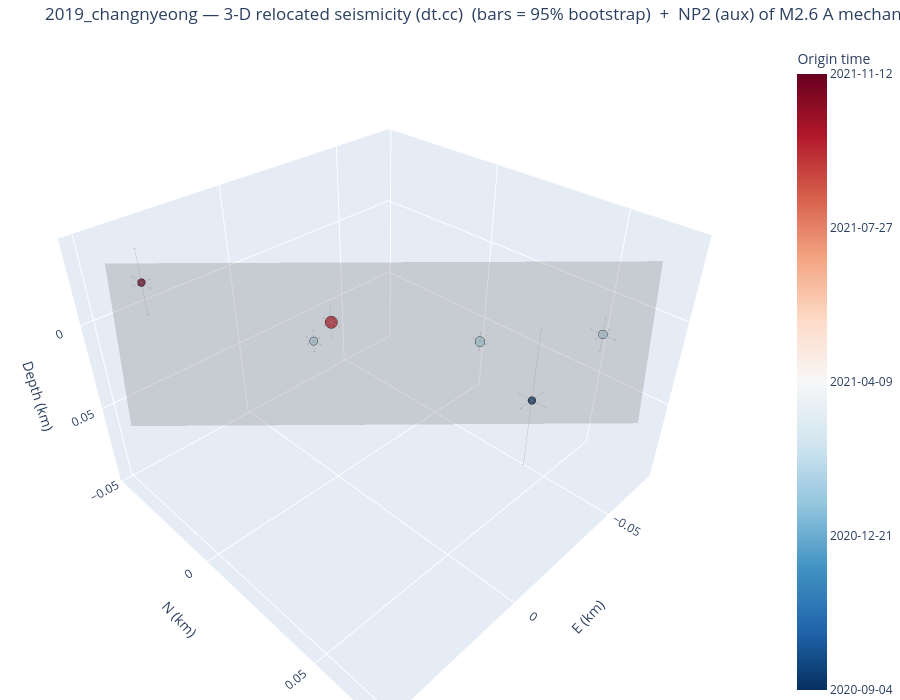

The code cell stored with this chart in its notebook:
### Markdown cell above
## 5. Seismicity in 3-D (interactive)

`plot_3d_plane` returns an **interactive plotly** 3-D view of the dt.cc hypocentres (relative E–N–depth km,
coloured by origin time, sized by magnitude) with the SVD best-fit fault plane overlaid as a translucent
patch — rotate/zoom to judge planarity and dip. (Interactivity is live in a running notebook; committed
notebooks are output-stripped, and a static export needs the optional `kaleido` package.)

### Code cell
fig3d = viz.plot_3d_plane(cfg, VELMODEL)
try:                                  # optional static export (needs kaleido); harmless if absent
    fig3d.write_image(f"/tmp/{CLUSTER}_3d.png", scale=2)
except Exception as _e:
    print("(static export skipped — install kaleido for a PNG; the figure is interactive in a live notebook)")
fig3d                                 # <- interactive in JupyterLab: drag to rotate, scroll to zoom

### Figure 1 — Plotly figure (JSON) as saved in the notebook; plotly's stock layout.template omitted (floating-point values rounded to 4 significant figures)
{"data": [{"error_x": {"array": [0.006052, 0.0021, 0.0025, 0.004051, 0.002851, 0.00275], "color": "rgba(80,80,80,0.5)", "thickness": 0.8, "type": "data", "width": 2}, "error_y": {"array": [0.005401, 0.0025, 0.00315, 0.004601, 0.00355, 0.004752], "color": "rgba(80,80,80,0.5)", "thickness": 0.8, "type": "data", "width": 2}, "error_z": {"array": [0.04441, 0.005205, 0.006154, 0.0103, 0.009052, 0.01711], "color": "rgba(80,80,80,0.5)", "thickness": 0.8, "type": "data", "width": 2}, "marker": {"color": [18510.0, 18660.0, 18660.0, 18660.0, 18890.0, 18940.0], "colorbar": {"ticktext": ["2020-09-04", "2020-12-21", "2021-04-09", "2021-07-27", "2021-11-12"], "tickvals": [18510.0, 18620.0, 18730.0, 18840.0, 18940.0], "title": {"text": "Origin time"}}, "colorscale": [[0.0, "rgb(5,48,97)"], [0.1, "rgb(33,102,172)"], [0.2, "rgb(67,147,195)"], [0.3, "rgb(146,197,222)"], [0.4, "rgb(209,229,240)"], [0.5, "rgb(247,247,247)"], [0.6, "rgb(253,219,199)"], [0.7, "rgb(244,165,130)"], [0.8, "rgb(214,96,77)"], [0.9, "rgb(178,24,43)"], [1.0, "rgb(103,0,31)"]], "line": {"color": "black", "width": 0.5}, "opacity": 0.95, "size": [9.2, 11.6, 9.6, 10.4, 14.4, 9.2]}, "mode": "markers", "name": "Hypocentres", "text": ["200001  M1.3", "200002  M1.9", "200003  M1.4", "200004  M1.6", "200005  M2.6", "200006  M1.3"], "type": "scatter3d", "x": [-0.0474, -0.0336, 0.0069, -0.0684, 0.0, 0.0399], "y": [0.043, 0.0305, -0.0003, 0.0527, 0.0, -0.0358], "z": [0.0506, 0.0132, 0.0059, 0.018, 0.0, -0.0239]}, {"color": "gray", "hoverinfo": "name", "i": [0, 0], "j": [1, 3], "k": [3, 2], "name": "NP2 (aux) of M2.6 A mechanism 314/84", "opacity": 0.3, "showscale": false, "type": "mesh3d", "x": [-0.06532, -0.07152, 0.05039, 0.04419], "y": [0.07183, 0.06546, -0.041, -0.04737], "z": [0.05567, -0.02927, 0.05567, -0.02927]}], "layout": {"height": 700, "margin": {"b": 0, "l": 0, "r": 0, "t": 40}, "scene": {"aspectmode": "data", "xaxis": {"title": {"text": "E (km)"}}, "yaxis": {"title": {"text": "N (km)"}}, "zaxis": {"autorange": "reversed", "title": {"text": "Depth (km)"}}}, "title": {"text": "2019_changnyeong — 3-D relocated seismicity (dt.cc)  (bars = 95% bootstrap)  +  NP2 (aux) of M2.6 A mechanism (strike 314°, dip 84°)"}}}
